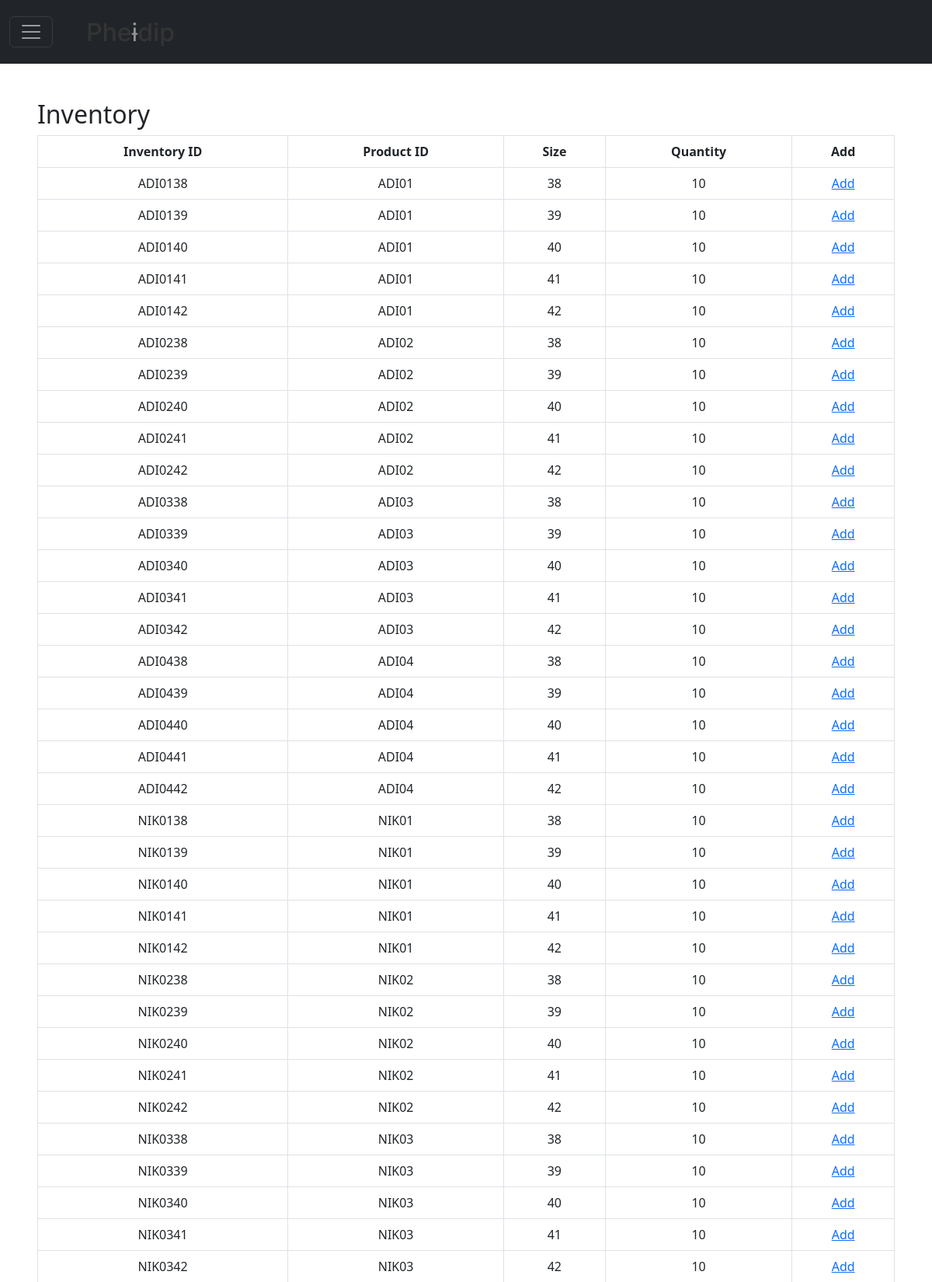
Screenshot of /inventory.php (signed in, upper part) with the database file from the repository.
### tables this page shows
CREATE TABLE `tbInventory`(
    `InventoryID` varchar(10) NOT NULL,
    `ProductID` varchar(50) NOT NULL,
    `Size` varchar(3) NOT NULL,
    `Quantity` int NOT NULL,
    PRIMARY KEY (InventoryID)
);

### inventory.php (the view, shortened to what this page needs)
<?php
include_once 'php/DBConnect.php';
$queryInventory = "SELECT * FROM `tbInventory`";
$rsInventory = mysqli_query($conn, $queryInventory);
include 'php/htmlHead.php';
include 'php/sidebar.php';
?>
<section class="mx-5" style="margin-top: 8rem;">
  <h2>Inventory</h2>
  <table class="table table-hove table-bordered text-center">
    <tr>
      <th>Inventory ID</th>
      <th>Product ID</th>
      <th>Size</th>
      <th>Quantity</th>
      <th colspan="2">Add</th>
    </tr>
    <?php
    while ($rcInventory = mysqli_fetch_array($rsInventory)) :
    ?>
      <tr>
        <td><?= $rcInventory[0]; ?></td>
        <td><?= $rcInventory[1]; ?></td>
        <td><?= $rcInventory[2]; ?></td>
        <td><?= $rcInventory[3]; ?></td>
        <td><a href="addInventory.php?id='<?= $rcInventory[0]; ?>'">Add</a></td>
      </tr>
    <?php
    endwhile;
    ?>
  </table>
</section>
<?php
include 'php/htmlBody.php';
?>

### rows the page displays
tbinventory: InventoryID "ADI0138", ProductID "ADI01", Size "38", Quantity "10"
tbinventory: InventoryID "ADI0139", ProductID "ADI01", Size "39", Quantity "10"
tbinventory: InventoryID "ADI0140", ProductID "ADI01", Size "40", Quantity "10"
tbinventory: InventoryID "ADI0141", ProductID "ADI01", Size "41", Quantity "10"
tbinventory: InventoryID "ADI0142", ProductID "ADI01", Size "42", Quantity "10"
tbinventory: InventoryID "ADI0238", ProductID "ADI02", Size "38", Quantity "10"
tbinventory: InventoryID "ADI0239", ProductID "ADI02", Size "39", Quantity "10"
tbinventory: InventoryID "ADI0240", ProductID "ADI02", Size "40", Quantity "10"
tbinventory: InventoryID "ADI0241", ProductID "ADI02", Size "41", Quantity "10"
tbinventory: InventoryID "ADI0242", ProductID "ADI02", Size "42", Quantity "10"
tbinventory: InventoryID "ADI0338", ProductID "ADI03", Size "38", Quantity "10"
tbinventory: InventoryID "ADI0339", ProductID "ADI03", Size "39", Quantity "10"
tbinventory: InventoryID "ADI0340", ProductID "ADI03", Size "40", Quantity "10"
tbinventory: InventoryID "ADI0341", ProductID "ADI03", Size "41", Quantity "10"
tbinventory: InventoryID "ADI0342", ProductID "ADI03", Size "42", Quantity "10"
tbinventory: InventoryID "ADI0438", ProductID "ADI04", Size "38", Quantity "10"
tbinventory: InventoryID "ADI0439", ProductID "ADI04", Size "39", Quantity "10"
tbinventory: InventoryID "ADI0440", ProductID "ADI04", Size "40", Quantity "10"
tbinventory: InventoryID "ADI0441", ProductID "ADI04", Size "41", Quantity "10"
tbinventory: InventoryID "ADI0442", ProductID "ADI04", Size "42", Quantity "10"
tbinventory: InventoryID "NIK0138", ProductID "NIK01", Size "38", Quantity "10"
tbinventory: InventoryID "NIK0139", ProductID "NIK01", Size "39", Quantity "10"
tbinventory: InventoryID "NIK0140", ProductID "NIK01", Size "40", Quantity "10"
tbinventory: InventoryID "NIK0141", ProductID "NIK01", Size "41", Quantity "10"
tbinventory: InventoryID "NIK0142", ProductID "NIK01", Size "42", Quantity "10"
tbinventory: InventoryID "NIK0238", ProductID "NIK02", Size "38", Quantity "10"
tbinventory: InventoryID "NIK0239", ProductID "NIK02", Size "39", Quantity "10"
tbinventory: InventoryID "NIK0240", ProductID "NIK02", Size "40", Quantity "10"
tbinventory: InventoryID "NIK0241", ProductID "NIK02", Size "41", Quantity "10"
tbinventory: InventoryID "NIK0242", ProductID "NIK02", Size "42", Quantity "10"
tbinventory: InventoryID "NIK0338", ProductID "NIK03", Size "38", Quantity "10"
tbinventory: InventoryID "NIK0339", ProductID "NIK03", Size "39", Quantity "10"
tbinventory: InventoryID "NIK0340", ProductID "NIK03", Size "40", Quantity "10"
tbinventory: InventoryID "NIK0341", ProductID "NIK03", Size "41", Quantity "10"
tbinventory: InventoryID "NIK0342", ProductID "NIK03", Size "42", Quantity "10"
